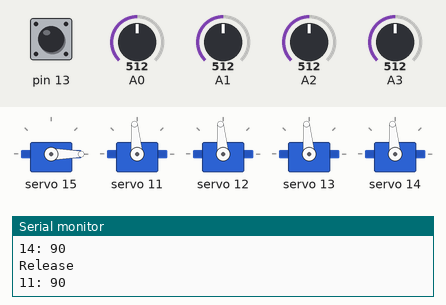
The sketch below on a simulated Arduino Uno, built with avr-gcc and run on an emulated ATmega328P. Shown: 5 × servo, the last lines printed to the serial monitor. The inputs (shaded band) are chosen by the test bench; at power-on: pin 13 HIGH, A0 = 512, A1 = 512, A2 = 512, A3 = 512.

Above: at 6.2 s.
6.3 s: pin 13 pulled LOW for 0.15 s
At 6.39 s:
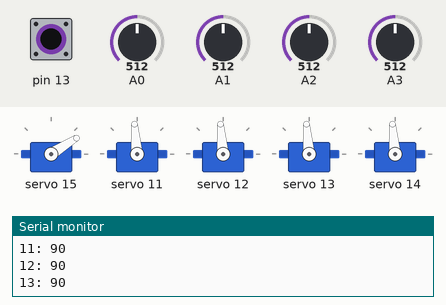
7.9 s: A0 set to 660
At 9.1 s:
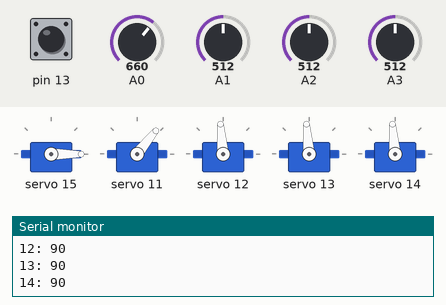
9.4 s: A1 set to 660
At 10.1 s:
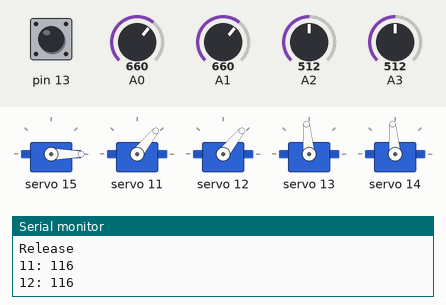
10.9 s: A2 set to 660
At 12.1 s:
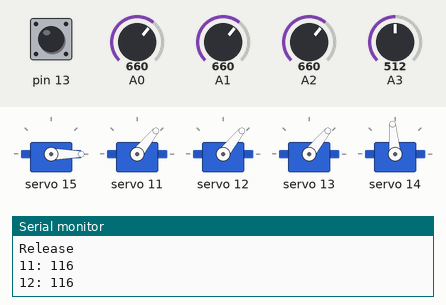
12.4 s: A3 set to 660
At 13.1 s:
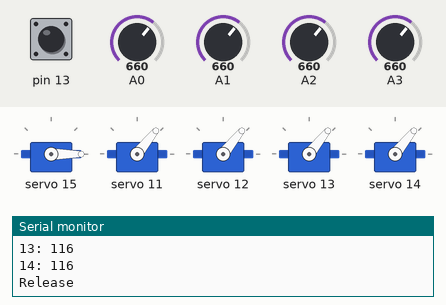
13.9 s: A0 set to 716
At 14.2 s:
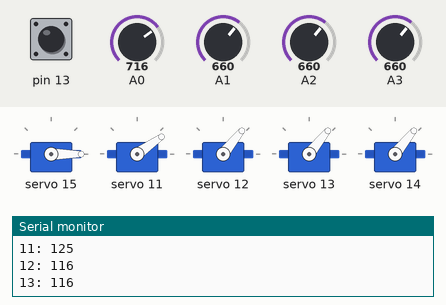
Timing chart, 0 to 16.4 s (numbered marks = the images above; inputs shaded):
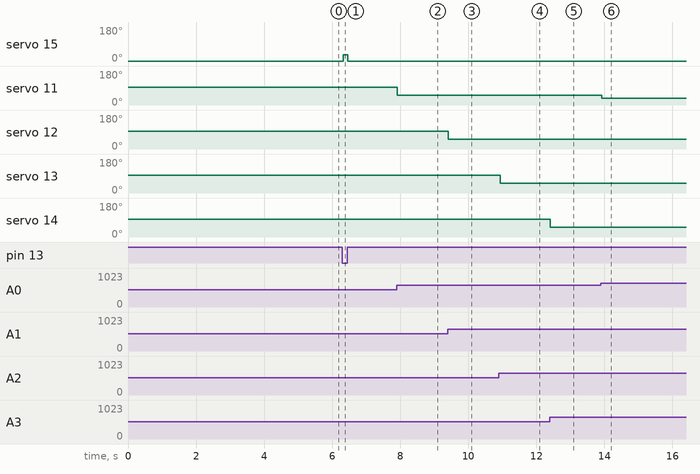

The sketch:

231113_parameter_and_plotter.ino
```cpp
#include <Wire.h>
#include <Adafruit_PWMServoDriver.h>

#define MIN_PULSE_WIDTH 650
#define MAX_PULSE_WIDTH 2350
#define FREQUENCY 50

Adafruit_PWMServoDriver pwm = Adafruit_PWMServoDriver();

int potBase = A0;
int potShoulder = A1;
int potElbow = A2;
int potWrist = A3;

int base = 11;
int shoulder = 12;
int elbow = 13;
int wrist = 14;
int hand = 15;

void setup()
{
  delay(5000);
  pwm.begin();
  pwm.setPWMFreq(FREQUENCY);
  pwm.setPWM(15, 0, 90); // Set Gripper to 90 degrees (Close Gripper)
  pinMode(13, INPUT_PULLUP);
  Serial.begin(9600);
}

void moveMotor(int controlIn, int motorOut)
{
  int pulse_wide, pulse_width, potVal;
  potVal = analogRead(controlIn);
  pulse_wide = map(potVal, 800, 240, MIN_PULSE_WIDTH, MAX_PULSE_WIDTH);
  pulse_width = int(float(pulse_wide) / 1000000 * FREQUENCY * 4096);
  pwm.setPWM(motorOut, 0, pulse_width);


// Print the motor angle to Serial for Serial Plotter
  Serial.print(motorOut);
  Serial.print(": ");
  Serial.println(map(potVal, 0, 1023, 0, 180)); // Assuming 0-180 degree range
}

void loop()
{
  moveMotor(potBase, base);
  moveMotor(potShoulder, shoulder);
  moveMotor(potElbow, elbow);
  moveMotor(potWrist, wrist);

  int pushButton = digitalRead(13);
  if(pushButton == LOW)
  {
    pwm.setPWM(hand, 0, 180); // Keep Gripper closed when button is not pressed
    Serial.println("Grab");
  }
  else
  {
    pwm.setPWM(hand, 0, 90); // Open Gripper when button is pressed
    Serial.println("Release");
  }
}
```

ANGLE_LIMIT_FUNCTION.ino
```cpp
#define angle_limit_delt 515
#define angle_upper_limit_elbow 496
#define angle_lower_limit_elbow 177
#define angle_upper_limit_side 515
#define angle_lower_limit_side 87
#define angle_limit_front 274


void moveMotor_front(int controlIn, int motorOut) {
  int pulse_wide, pulse_width, potVal;

  potVal = analogRead(controlIn);  //Read value of Potentiometer


  pulse_wide = map(potVal, 800, 240, MIN_PULSE_WIDTH, MAX_PULSE_WIDTH);
  pulse_width = int(float(pulse_wide) / 1000000 * FREQUENCY * 4096);  //Map Potentiometer position to Motor


  if (pulse_width < angle_limit_delt) {
    pwm.setPWM(motorOut, 0, pulse_width);  //pulse width가 모터 각도 제어 => 각 모터 별로 moveMotor function 만들어주고, 안에 if 문 넣어서, 최대 각도 이상의 각도가 들어가면, 최대 각도에서 멈추도록 설정
  } else if (pulse_width >= angle_limit_delt) {
    pwm.setPWM(motorOut, 0, angle_limit_delt);
  }
}


void moveMotor_side(int controlIn, int motorOut) {
  int pulse_wide, pulse_width, potVal;

  potVal = analogRead(controlIn);  //Read value of Potentiometer


  pulse_wide = map(potVal, 800, 240, MIN_PULSE_WIDTH, MAX_PULSE_WIDTH);
  pulse_width = int(float(pulse_wide) / 1000000 * FREQUENCY * 4096);  //Map Potentiometer position to Motor


  if (pulse_width > angle_lower_limit_side & pulse_width < angle_upper_limit_side) {
    pwm.setPWM(motorOut, 0, pulse_width);  //pulse width가 모터 각도 제어 => 각 모터 별로 moveMotor function 만들어주고, 안에 if 문 넣어서, 최대 각도 이상의 각도가 들어가면, 최대 각도에서 멈추도록 설정
  }
  else if (pulse_width <= angle_lower_limit_side) {
    pwm.setPWM(motorOut, 0, angle_lower_limit_side);
  }
  else if (pulse_width >= angle_upper_limit_side) {
    pwm.setPWM(motorOut, 0, angle_upper_limit_side);
  }
}

void moveMotor_delt(int controlIn, int motorOut) {
  int pulse_wide, pulse_width, potVal;

  potVal = analogRead(controlIn);  //Read value of Potentiometer


  pulse_wide = map(potVal, 800, 240, MIN_PULSE_WIDTH, MAX_PULSE_WIDTH);
  pulse_width = int(float(pulse_wide) / 1000000 * FREQUENCY * 4096);  //Map Potentiometer position to Motor


  if (pulse_width < angle_limit_delt) {
    pwm.setPWM(motorOut, 0, pulse_width);  //pulse width가 모터 각도 제어 => 각 모터 별로 moveMotor function 만들어주고, 안에 if 문 넣어서, 최대 각도 이상의 각도가 들어가면, 최대 각도에서 멈추도록 설정
  } else if (pulse_width >= angle_limit_delt) {
    pwm.setPWM(motorOut, 0, angle_limit_delt);
  }
}

void moveMotor_elbow(int controlIn, int motorOut) {
  int pulse_wide, pulse_width, potVal;

  potVal = analogRead(controlIn);  //Read value of Potentiometer


  pulse_wide = map(potVal, 800, 240, MIN_PULSE_WIDTH, MAX_PULSE_WIDTH);
  pulse_width = int(float(pulse_wide) / 1000000 * FREQUENCY * 4096);  //Map Potentiometer position to Motor


    if (pulse_width > angle_lower_limit_elbow & pulse_width < angle_upper_limit_elbow) {
    pwm.setPWM(motorOut, 0, pulse_width);  //pulse width가 모터 각도 제어 => 각 모터 별로 moveMotor function 만들어주고, 안에 if 문 넣어서, 최대 각도 이상의 각도가 들어가면, 최대 각도에서 멈추도록 설정
  }
  else if (pulse_width <= angle_lower_limit_elbow) {
    pwm.setPWM(motorOut, 0, angle_lower_limit_elbow);
  }
  else if (pulse_width >= angle_upper_limit_elbow) {
    pwm.setPWM(motorOut, 0, angle_upper_limit_elbow);
  }
}

//정확한 건 pwm.setPWM definition 확인해서 짜보기
```

Measured:
- after the input at 6.3 s, servo 15: 0° → 32° at once, → 0° 0.12 s later
- after the input at 7.9 s, servo 11: 95° → 51° at once
- after the input at 9.4 s, servo 12: 95° → 51° at once
- after the input at 10.9 s, servo 13: 95° → 51° at once
- after the input at 12.4 s, servo 14: 95° → 51° at once
- after the input at 13.9 s, servo 11: 51° → 35° at once
